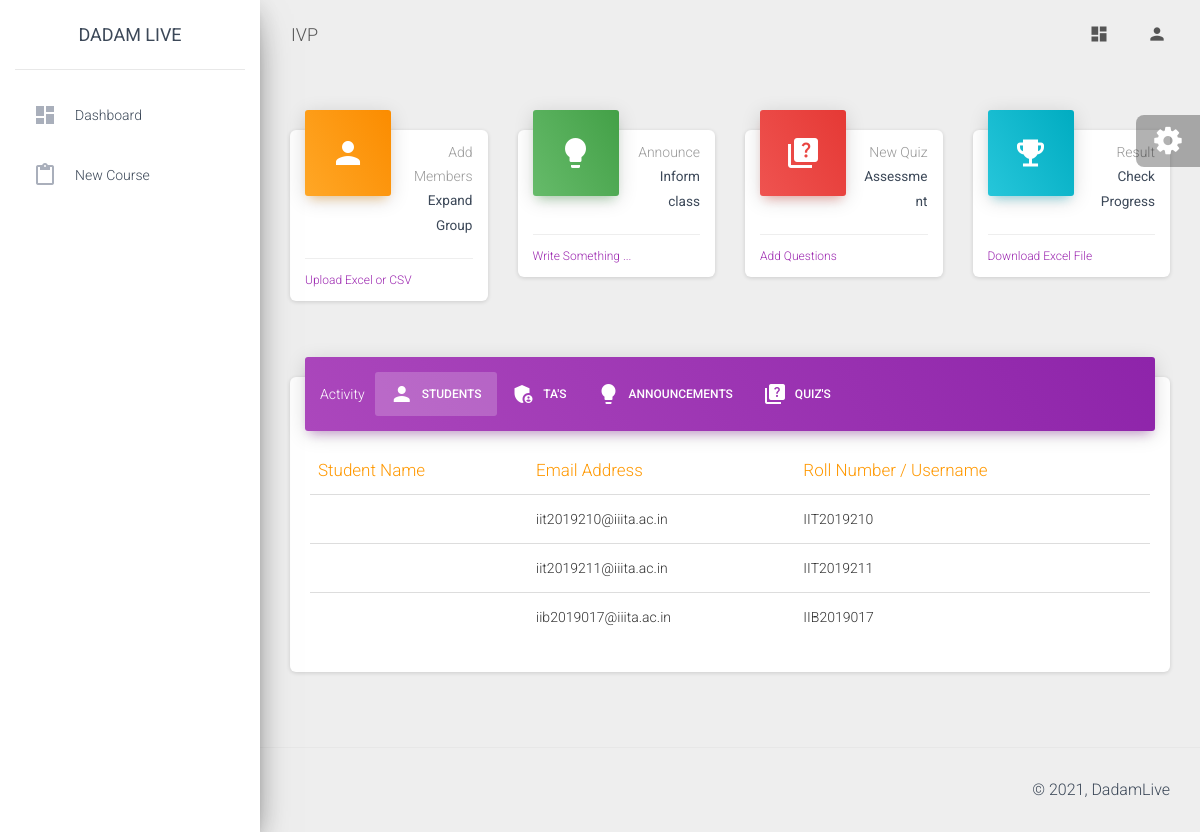
The app's page /dashboard/faculty/course/view/5 (signed in) with its own data.
### faculty/models.py (models this page shows, shortened)
class Course(models.Model):
    instructor=models.ForeignKey(User, on_delete=models.CASCADE, null=True, blank=True)
    image=models.ImageField(upload_to='post_images/', default="demo.jpg", null=True)
    courseName=models.CharField(null=True, max_length=200)
    created_on=models.DateTimeField(default=datetime.datetime.now())

class Enrolment(models.Model):
    course=models.ForeignKey(Course, on_delete=models.CASCADE, null=True, blank=True)
    user=models.ForeignKey(User, on_delete=models.CASCADE, null=True, blank=True)
    userType=models.ForeignKey(UserType, on_delete=models.SET_NULL, null=True, blank=True)
    enrolled_on=models.DateTimeField(default=datetime.datetime.now())

### faculty/views.py (the view)
# urls.py: path('course/view/<str:course_id>',views.view_course,name="view_course"),
def view_course(request,course_id):
    faculty=basicChecking(request)
    if faculty==False:
        return redirect('home')
    course=""
    try:
        course=Course.objects.get(id=int(course_id))
        if course.instructor!=request.user:
            return JsonResponse({"message": "Course was not found on this server"}, status=400)
    except:
        return JsonResponse({"message": "Course was not found on this server"}, status=400)
    if request.method=="POST":
        pass
    else:
        enrolments=Enrolment.objects.filter(course=course)
        announcements=Announcement.objects.filter(course=course)
        quizes=Quiz.objects.filter(course=course)
        context={"course": course, "enrolments": enrolments, "announcements": announcements, "quizes": quizes}
        return render(request,"faculty/view_course.html",context=context)

### faculty/views.py (called while the page is built)
def basicChecking(request):
    if request.user.is_authenticated==False:
        return False
    try:
        info=UserInformation.objects.get(user=request.user)
        if info.userType.userTypeCode==settings.CODE_FACULTY:
            faculty=Faculty.objects.get(user=request.user)
            return faculty
        return False
    except:
        return False

### faculty/templates/faculty/view_course.html (shortened to what this page needs)
{% extends 'faculty/base.html' %} {% load static %}
{% block heading %}{{course.courseName}}{% endblock %}
{% block main_body %}
<div class="row">
    <div class="col-lg-3 col-md-6 col-sm-6">
      <div class="card card-stats">
        <div class="card-header card-header-warning card-header-icon">
          <div class="card-icon">
            <i class="material-icons">person</i>
          </div>
          <p class="card-category">Add Members</p>
          <h5 class="card-title">
            <small>Expand Group</small>
          </h5>
        </div>
        <div class="card-footer">
          <div class="stats">
            <a data-toggle="modal" data-target="#modal1" href="#">Upload Excel or CSV</a>
          </div>
        </div>
      </div>
    </div>
    <div class="col-lg-3 col-md-6 col-sm-6">
      <div class="card card-stats">
        <div class="card-header card-header-success card-header-icon">
          <div class="card-icon">
            <i class="material-icons">lightbulb</i>
          </div>
          <p class="card-category">Announce</p>
          <h5 class="card-title"><small>Inform class</small></h5>
        </div>
        <div class="card-footer">
          <div class="stats">
            <a data-toggle="modal" data-target="#modal2" href="#">Write Something ...</a>
          </div>
        </div>
      </div>
    </div>
    <div class="col-lg-3 col-md-6 col-sm-6">
      <div class="card card-stats">
        <div class="card-header card-header-danger card-header-icon">
          <div class="card-icon">
            <i class="material-icons">quiz</i>
          </div>
          <p class="card-category">New Quiz</p>
          <h5 class="card-title"><small>Assessment</small></h5>
        </div>
        <div class="card-footer">
          <div class="stats">
            <a data-toggle="modal" data-target="#modal3" href="#">Add Questions</a>
          </div>
        </div>
      </div>
    </div>
    <div class="col-lg-3 col-md-6 col-sm-6">
      <div class="card card-stats">
        <div class="card-header card-header-info card-header-icon">
          <div class="card-icon">
            <i class="material-icons">emoji_events</i>
          </div>
          <p class="card-category">Result</p>
          <h5 class="card-title">
            <small>Check Progress</small></h5>
        </div>
        <div class="card-footer">
          <div class="stats">
            <a data-toggle="modal" data-target="#modal4" href="#">Download Excel File</a>
          </div>
        </div>
      </div>
    </div>
  </div>
  <div class="row">
    <div class="col-lg-12 col-md-12">
      <div class="card">
        <div class="card-header card-header-tabs card-header-primary">
          <div class="nav-tabs-navigation">
            <div class="nav-tabs-wrapper">
              <span class="nav-tabs-title">Activity</span>
              <ul class="nav nav-tabs" data-tabs="tabs">
                <li class="nav-item">
                  <a class="nav-link active" href="#studs" data-toggle="tab">
                    <i class="material-icons">person</i> Students
                    <div class="ripple-container"></div>
                  </a>
                </li>
                <li class="nav-item">
                  <a class="nav-link" href="#tass" data-toggle="tab">
                    <i class="material-icons">admin_panel_settings</i> TA's
                    <div class="ripple-container"></div>
                  </a>
                </li>
                <li class="nav-item">
                  <a class="nav-link" href="#announcemnts" data-toggle="tab">
                    <i class="material-icons">lightbulb</i> Announcements
                    <div class="ripple-container"></div>
                  </a>
                </li>
                <li class="nav-item">
                    <a class="nav-link" href="#quizes" data-toggle="tab">
                      <i class="material-icons">quiz</i> Quiz's
                      <div class="ripple-container"></div>
                    </a>
                </li>
              </ul>
            </div>
          </div>
        </div>
        <div class="card-body">
          <div class="tab-content">
            <div class="tab-pane active" id="studs">
                <table class="table table-hover">
                    <thead class="text-warning">
                      <th>Student Name</th>
                      <th>Email Address</th>
                      <th>Roll Number / Username</th>
                    </thead>
                    <tbody>
                        {% for each in enrolments %}
                        {% ifequal each.userType.userTypeCode 645 %}
                        <tr>
                            <td>{{each.user.first_name}} {{each.user.last_name}}</td>
                            <td>{{each.user.email}}</td>
                            <td>{{each.user.username}}</td>
                        </tr>
                        {% endifequal %}
                        {% endfor %}
                    </tbody>
                </table>
            </div>
          </div>
        </div>
      </div>
    </div>
  </div>
{% endblock %}
{% block left_panel %}
<li class="nav-item">
    <a class="nav-link" href="{% url 'dashboardFaculty' %}">
      <i class="material-icons">dashboard</i>
      <p>Dashboard</p>
    </a>
  </li>
  <li class="nav-item ">
    <a class="nav-link" href="{% url 'start_new_course' %}">
      <i class="material-icons">content_paste</i>
      <p>New Course</p>
    </a>
  </li>
{% endblock %}

### records on screen
Course: courseName "IVP"
Enrolment: user.email "iit2019210@iiita.ac.in", user.username "IIT2019210"
Enrolment: user.email "iit2019211@iiita.ac.in", user.username "IIT2019211"
Enrolment: user.email "iib2019017@iiita.ac.in", user.username "IIB2019017"
